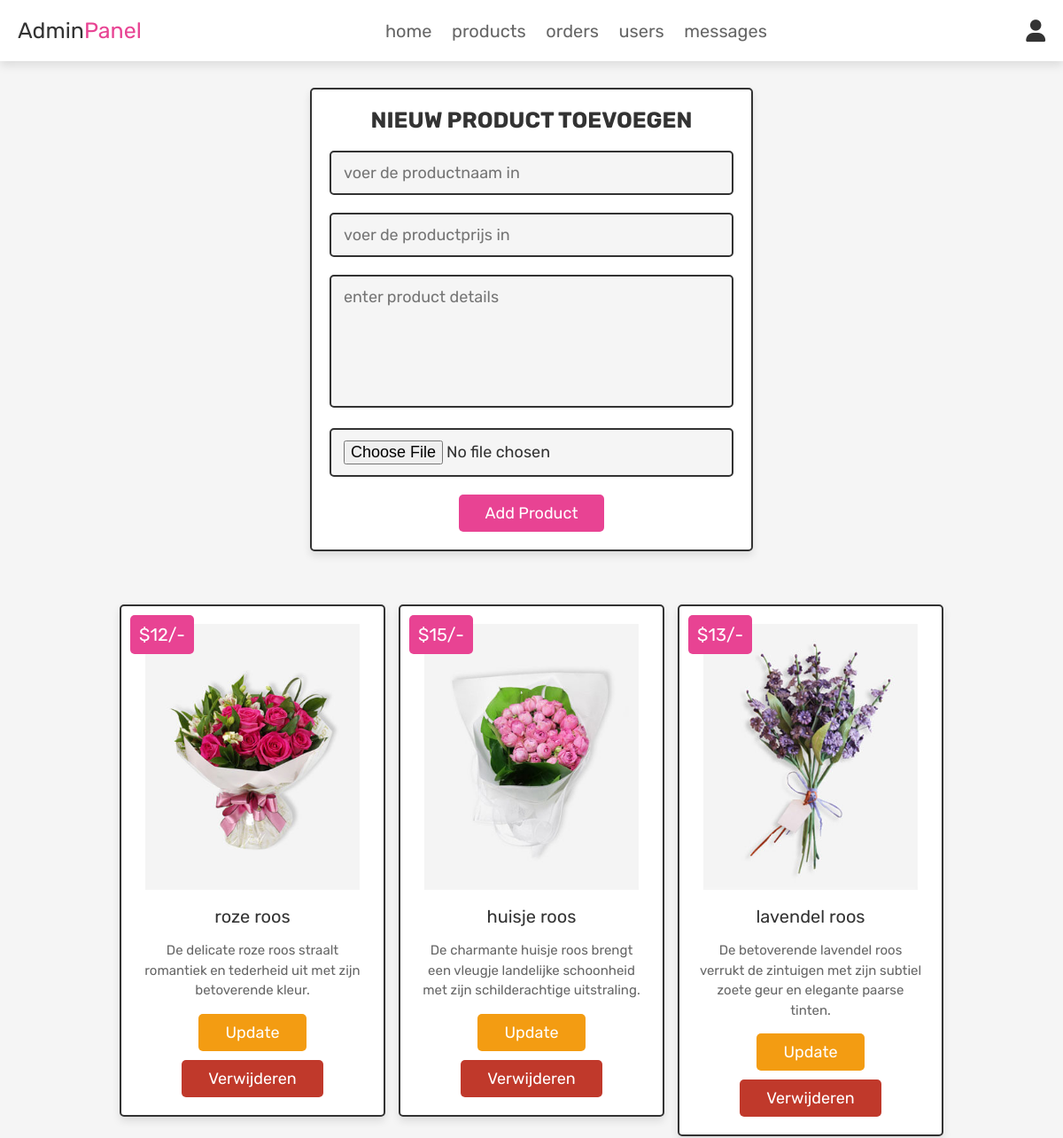
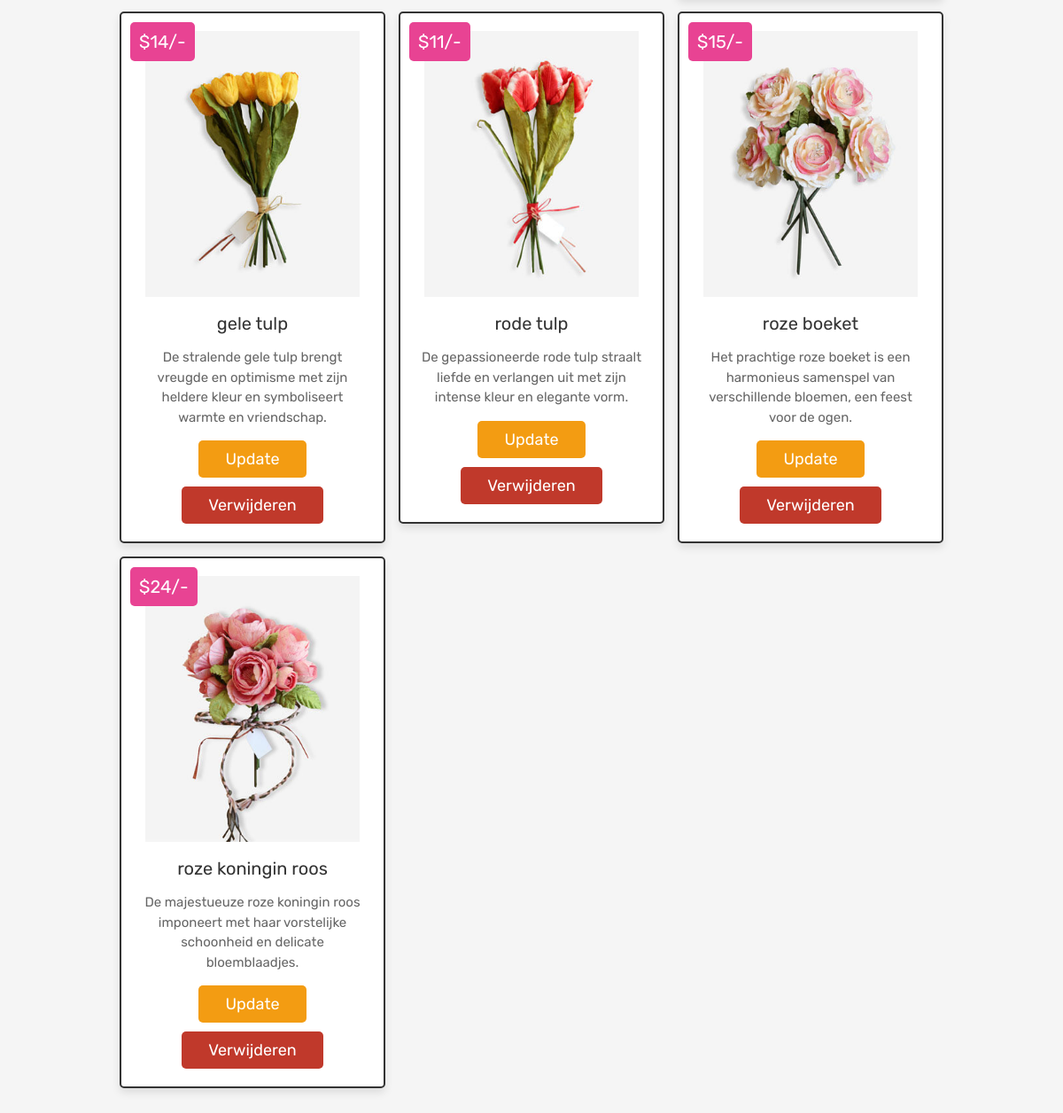
The page /admin_products.php (signed in) on the database its author committed (2 pictures, top to bottom).
### tables this page shows
CREATE TABLE `products` (
  `id` int(100) NOT NULL,
  `name` varchar(100) NOT NULL,
  `details` varchar(500) NOT NULL,
  `price` int(100) NOT NULL,
  `image` varchar(100) NOT NULL
);

### admin_products.php (the view, shortened to what this page needs)
<?php
@include 'config.php';
?>
<!DOCTYPE html>
<html lang="en">
<head>
   <link rel="stylesheet" href="https://cdnjs.cloudflare.com/ajax/libs/font-awesome/6.0.0/css/all.min.css">
   <link rel="stylesheet" href="css/admin_style.css">
</head>
<body>
<?php @include 'admin_header.php'; ?>
<section class="add-products">
   <form action="" method="POST" enctype="multipart/form-data">
      <h3>nieuw product toevoegen</h3>
      <input type="text" class="box" required placeholder="voer de productnaam in" name="name">
      <input type="number" min="0" class="box" required placeholder="voer de productprijs in" name="price">
      <textarea name="details" class="box" required placeholder="enter product details" cols="30" rows="10"></textarea>
      <input type="file" accept="image/jpg, image/jpeg, image/png" required class="box" name="image">
      <input type="submit" value="add product" name="add_product" class="btn">
   </form>
</section>
<section class="show-products">
   <div class="box-container">
      <?php
         $select_products = mysqli_query($conn, "SELECT * FROM `products`") or die('query failed');
         if(mysqli_num_rows($select_products) > 0){
            while($fetch_products = mysqli_fetch_assoc($select_products)){
      ?>
      <div class="box">
         <div class="price">$<?php echo $fetch_products['price']; ?>/-</div>
         <img class="image" src="uploaded_img/<?php echo $fetch_products['image']; ?>" alt="">
         <div class="name"><?php echo $fetch_products['name']; ?></div>
         <div class="details"><?php echo $fetch_products['details']; ?></div>
         <a href="admin_update_product.php?update=<?php echo $fetch_products['id']; ?>" class="option-btn">update</a>
         <a href="admin_products.php?delete=<?php echo $fetch_products['id']; ?>" class="delete-btn" onclick="return confirm('delete this product?');">verwijderen</a>
      </div>
      <?php
         }
      }else{
         echo '<p class="empty">nog geen producten toegevoegd!</p>';
      }
      ?>
   </div>
</section>
</body>
</html>

### admin_header.php (shortened to what this page needs)
<header class="header">
   <div class="flex">
      <a href="admin_page.php" class="logo">Admin<span>Panel</span></a>
      <nav class="navbar">
         <a href="admin_page.php">home</a>
         <a href="admin_products.php">products</a>
         <a href="admin_orders.php">orders</a>
         <a href="admin_users.php">users</a>
         <a href="admin_contacts.php">messages</a>
      </nav>
      <div class="icons">
         <div id="user-btn" class="fas fa-user"></div>
      </div>
   </div>
</header>

### css/admin_style.css (style rules this page uses)
:root { --pink:#e84393; --red:#c0392b; --orange:#f39c12; --black:#333; --white:#fff; --light-color:#666; --light-white:#ccc; --light-bg:#f5f5f5; --border:.2rem solid var(--black); --box-shadow:0 .5rem 1rem rgba(0,0,0,.1); }
* { font-family: 'Rubik', sans-serif; margin:0; padding:0; box-sizing: border-box; outline: none; border:none; text-decoration: none; transition:all .2s linear; }
html { font-size: 62.5%; overflow-x: hidden; scroll-behavior: smooth; scroll-padding-top: 6.5rem; }
body { background: var(--light-bg); }
section { padding:3rem 2rem; }
.btn, .delete-btn, .option-btn { display: inline-block; border-radius: .5rem; margin-top: 1rem; font-size: 1.8rem; color:var(--white); cursor: pointer; padding:1rem 3rem; text-transform: capitalize; }
.btn { background-color: var(--pink); }
.delete-btn { background-color: var(--red); }
.option-btn { background-color: var(--orange); }
.header { position: sticky; top:0; left:0; right:0; z-index: 1000; background-color: var(--white); box-shadow: var(--box-shadow); }
.header .flex { display: flex; align-items: center; justify-content: space-between; padding:2rem; max-width: 1200px; margin:0 auto; position: relative; }
.header .flex .icons div { font-size: 2.5rem; margin-left: 1.7rem; cursor: pointer; color:var(--black); }
.header .flex .navbar a { margin:0 1rem; font-size: 2rem; color:var(--light-color); }
.header .flex .logo { font-size: 2.5rem; color:var(--black); }
.header .flex .logo span { color:var(--pink); }
.add-products form { max-width: 50rem; border-radius: .5rem; background-color: var(--white); border:var(--border); padding:2rem; text-align: center; margin:0 auto; box-shadow: var(--box-shadow); }
.add-products form h3 { font-size: 2.5rem; text-transform: uppercase; color:var(--black); margin-bottom: 1rem; }
.add-products form .box { width: 100%; margin:1rem 0; font-size: 1.8rem; color:var(--black); border-radius: .5rem; background-color: var(--light-bg); padding:1.2rem 1.4rem; border:var(--border); }
.add-products form textarea { height: 15rem; resize: none; }
.show-products .box-container { display: grid; grid-template-columns: repeat(auto-fit, 30rem); gap:1.5rem; align-items: flex-start; max-width: 1200px; margin: 0 auto; justify-content: center; }
.show-products .box-container .box { text-align: center; padding:2rem; border:var(--border); background-color: var(--white); box-shadow: var(--box-shadow); border-radius: .5rem; position: relative; }
.show-products .box-container .box .image { height: 30rem; margin-bottom: .5rem; }
.show-products .box-container .box .price { background-color: var(--pink); position: absolute; top:1rem; left:1rem; border-radius: .5rem; color:var(--white); padding:1rem; font-size: 2rem; }
.show-products .box-container .box .name { margin:1rem 0; font-size: 2rem; color:var(--black); }
.show-products .box-container .box .details { line-height: 1.5; color:var(--light-color); font-size: 1.5rem; padding:.5rem 0; }

### rows shown on the page
products: price "12", image (picture), name "roze roos", details "De delicate roze roos straalt romantiek en tederheid uit met zijn betoverende kleur."
products: price "15", image (picture), name "huisje roos", details "De charmante huisje roos brengt een vleugje landelijke schoonheid met zijn schilderachtige uitstraling."
products: price "13", image (picture), name "lavendel roos", details "De betoverende lavendel roos verrukt de zintuigen met zijn subtiel zoete geur en elegante paarse tinten."
products: price "14", image (picture), name "gele tulp", details "De stralende gele tulp brengt vreugde en optimisme met zijn heldere kleur en symboliseert warmte en vriendschap."
products: price "11", image (picture), name "rode tulp", details "De gepassioneerde rode tulp straalt liefde en verlangen uit met zijn intense kleur en elegante vorm."
products: price "15", image (picture), name "roze boeket", details "Het prachtige roze boeket is een harmonieus samenspel van verschillende bloemen, een feest voor de ogen."
products: price "24", image (picture), name "roze koningin roos", details "De majestueuze roze koningin roos imponeert met haar vorstelijke schoonheid en delicate bloemblaadjes."
